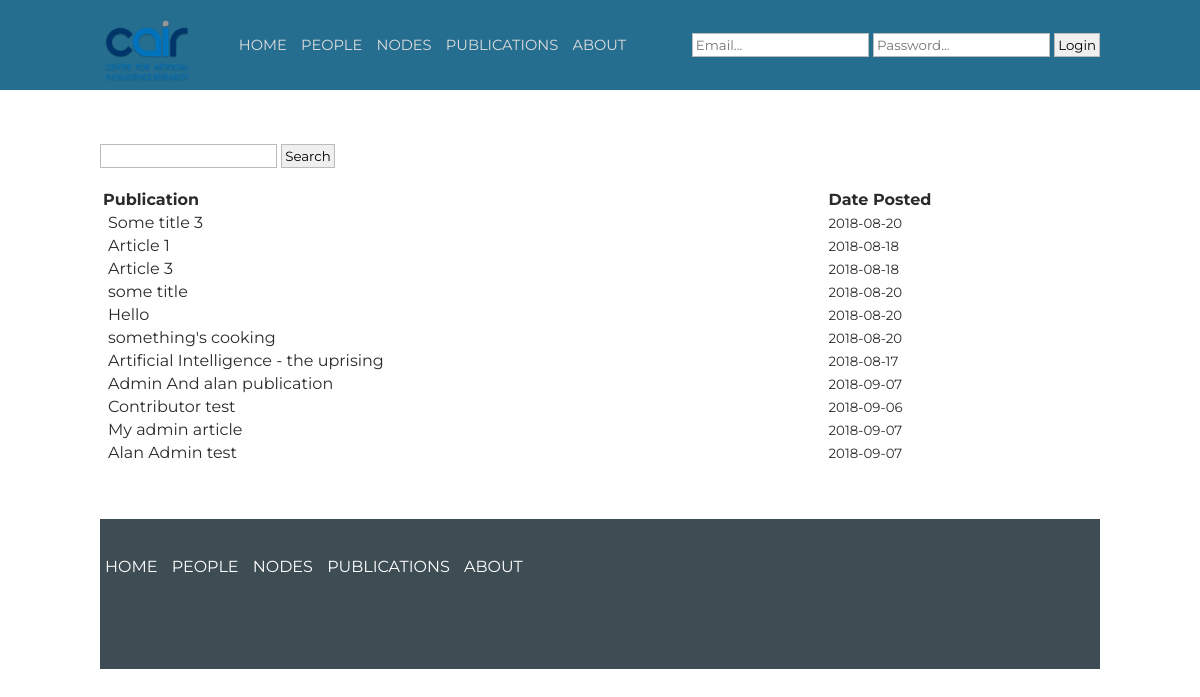
The page /publications.php on the database its author committed.
### tables this page shows
CREATE TABLE `articles` (
  `article_id` int(11) NOT NULL,
  `article_title` varchar(255) NOT NULL,
  `article_author` varchar(255) NOT NULL,
  `article_content` text NOT NULL,
  `article_timestamp` int(11) NOT NULL,
  `article_url` varchar(255) NOT NULL
);

### assets/php/fetch_data.php (called while the page is built, shortened)
<?php
    include './assets/php/connection.php';
    $articles = array();
    $query = "SELECT * FROM articles";
    $articles_from_db = mysqli_query($dbc, $query);
?>

### assets/php/classes/article.php (called while the page is built, shortened)
<?php
    class Article{
        var $id;
        var $title;
        var $date;
        function __construct(){
            $this -> id = null;
            $this -> title = 'Untitled';
            $this -> date = new DateTime();
        }
        function set_details($id, $title, $authors, $abstract, $date, $url){
            $this->id = $id;
            $this->title = $title;
            $this->date = $date;
        }
        function get_id(){
            return $this->id;
        }
        function get_title(){
            return $this->title;
        }
        function get_date(){
            return $this->date;
        }
    }
?>

### publications.php (the view, shortened to what this page needs)
    <html lang="en">
    <head>
        <?php include './assets/php/dependencies.php';
?>
    </head>
    <body>
        <?php include './assets/php/header.php';?>
<div class="container">
            <div>
                <br>
                <br>
                <table style="width: 100%">
                    <tr>
                        <th style="text-align: left;">Publication</th>
                        <th style="text-align: left;">Date Posted</th>
                        <th style="text-align: left;"></th>
                    </tr>
                    <div>
                        <form method="GET" action="" id="searchform">
                            <input type="text" name="search" placeholder="">
                            <input type="submit" name="action" value="Search">
                        </form>
                    </div>
                    <br>
                    <?php
			foreach ($articles as $article):
			?>
                        <tr>
                            <td><a href="article.php?id=<?php echo $article->get_id();?>"><?php echo $article->get_title(); ?>
				</a></td>
                            <td><small><?php echo date("Y-m-d",$article->get_date());?> </small>
                            </td>
                        </tr>
                        <?php endforeach;?>
                </table>
                <br>
                <br>
</div>
                <?php include './assets/php/footer.php';?>
    </body>
    </html>

### assets/css/layout.css (style rules this page uses)
body, html { width: calc(100%); height: calc(100% - 90px); overflow-x: hidden; position: absolute; top: 0px; left: 0px; margin: 0px; padding: 0px; padding-top: 90px; color: #2b2b2b; }
* { font-family: 'Montserrat', sans-serif; }
a { text-decoration: none; color: inherit; margin-left: 5px; margin-right: 5px; }
input { padding: 3px; border: 0px; border: 1px solid #bbb; }
.container { position: relative; padding-left: 100px; padding-right: 100px; width: calc(100% - 200px); min-height: calc(100% - 150px - 50px); padding-bottom: 50px; }

### rows shown on the page
articles: article_title "Some title 3", article_timestamp "2018-08-20"
articles: article_title "Article 1", article_timestamp "2018-08-18"
articles: article_title "Article 3", article_timestamp "2018-08-18"
articles: article_title "some title", article_timestamp "2018-08-20"
articles: article_title "Hello", article_timestamp "2018-08-20"
articles: article_title "something's cooking", article_timestamp "2018-08-20"
articles: article_title "Artificial Intelligence - the uprising", article_timestamp "2018-08-17"
articles: article_title "Admin And alan publication", article_timestamp "2018-09-07"
articles: article_title "Contributor test", article_timestamp "2018-09-06"
articles: article_title "My admin article", article_timestamp "2018-09-07"
articles: article_title "Alan Admin test", article_timestamp "2018-09-07"
